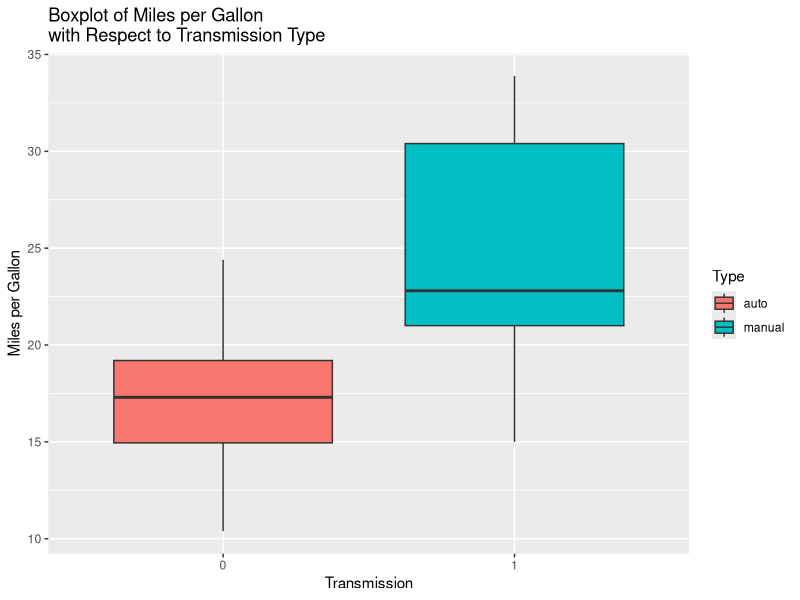
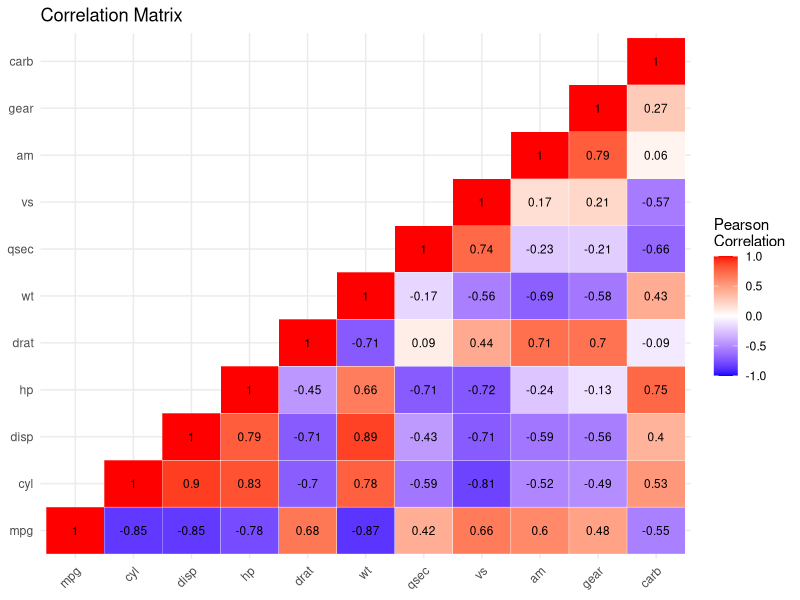
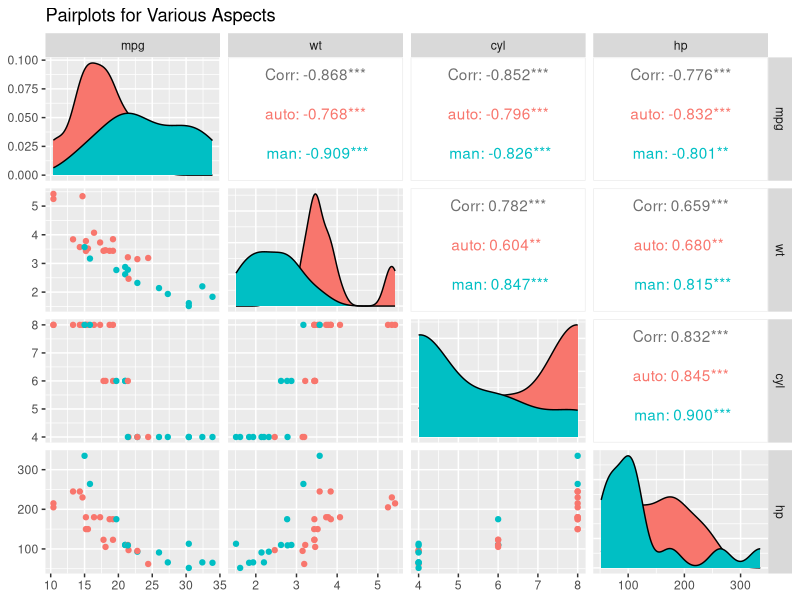
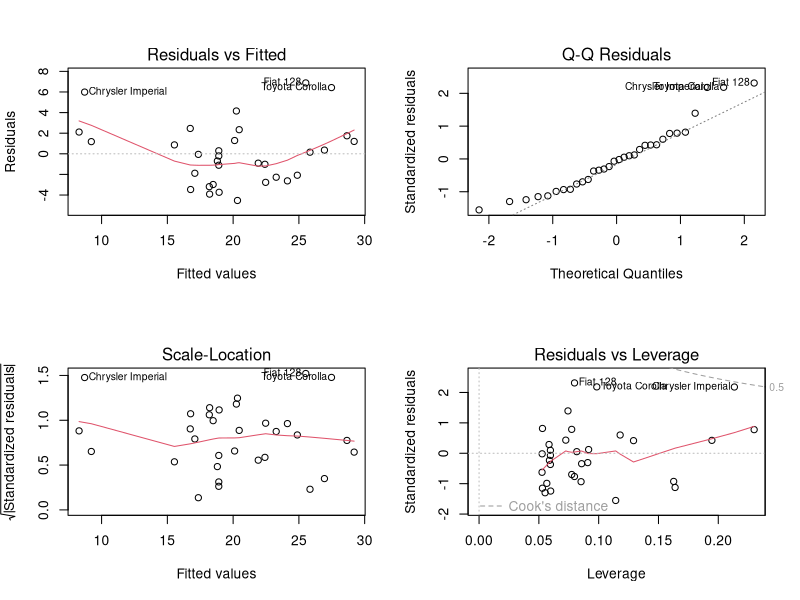
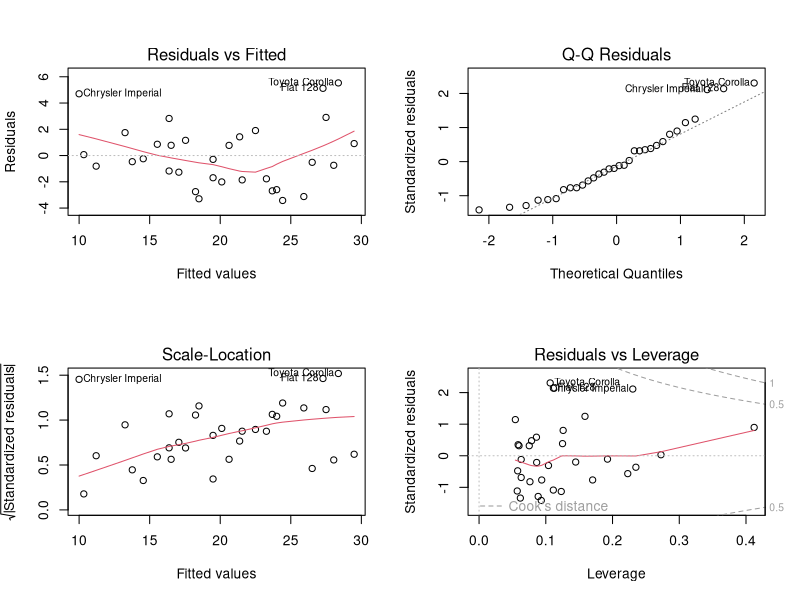

These charts were generated, in order, by the following R code:
## ---- chunk 1
for (pck in c("ggplot2", "GGally", "knitr", "dplyr", "reshape2")) {
  if (!require(pck, character.only = TRUE)) {
    install.packages(pck)
    library(pck, character.only = TRUE)
  }
}
## ---- chunk 2
pv <- t.test(mpg ~ am, data = mtcars)$p.value
## ---- chunk 3
data(mtcars)
kable(head(mtcars, 4))
## ---- chunk 4
fit1 <- lm(mpg ~ am, mtcars)
kable(summary(fit1)$coef)
## ---- chunk 5
fit2 <- lm(mpg ~ am + wt, mtcars)
kable(summary(fit2)$coef)
## ---- chunk 6
fit3 <- lm(mpg ~ am + wt + hp, mtcars)
kable(summary(fit3)$coef)
## ---- chunk 7
kable(anova(fit1, fit2, fit3))
## ---- chunk 8
ggplot(mtcars, aes(factor(am), mpg)) +
  geom_boxplot(aes(fill = factor(am))) +
  scale_fill_discrete(name = 'Type', labels = c("auto", "manual")) +
  labs(x = 'Transmission', y = 'Miles per Gallon') +
  ggtitle('Boxplot of Miles per Gallon\nwith Respect to Transmission Type')
## ---- chunk 9
corrm <- round(cor(mtcars), 3)
corrm[upper.tri(corrm)] <- NA
corrm <- melt(corrm, na.rm = TRUE)
ggplot(corrm, aes(Var1, Var2, fill = value)) +
  geom_tile(color = "white") +
  geom_text(aes(Var1, Var2, label = round(value, 2)), color = "black", size = 3) +
  scale_fill_gradient2(low = "blue", high = "red", mid = "white", midpoint = 0,
                       limit = c(-1, 1), name = "Pearson\nCorrelation") +
  theme_bw() +
  theme(axis.title = element_blank(), axis.ticks = element_blank()) +
  theme(axis.text.x = element_text(angle = 45, hjust = 1)) +
  theme(panel.border = element_blank()) +
  ggtitle("Correlation Matrix")
## ---- chunk 10
cars <- mtcars
cars$am <- ifelse(cars$am == 0, "auto", "man") # Otherwise get an error
pr <- ggpairs(cars,
              mapping = aes(color = am),
              columns = c('mpg', 'wt', 'cyl', 'hp'),
              title ="Pairplots for Various Aspects")
pr
## ---- chunk 11
par(mfrow = c(2,2))
plot(fit2)
## ---- chunk 12
par(mfrow = c(2,2))
plot(fit3)
